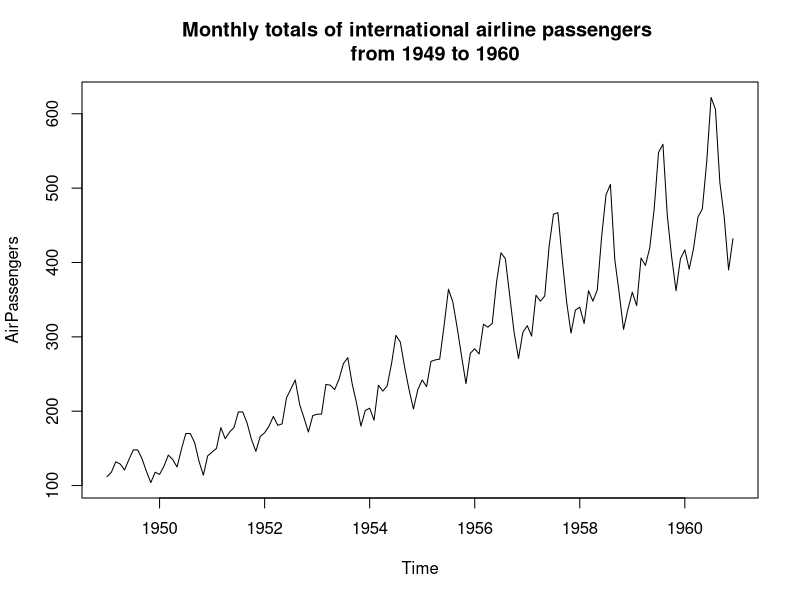

The R script that drew this image:
plot(AirPassengers, main="Monthly totals of international airline passengers 
     from 1949 to 1960")

data = matrix(AirPassengers,12,12,byrow = TRUE)
data
rownames(data) = 1949:1960
colnames(data) = month.name
data

summary(data) #summary tiap bulan
tabel2arah = cbind(  rowSums(data[,1:4]), rowSums(data[,5:8]), rowSums(data[,9:12])  )
colnames(tabel2arah) = c("Jan-Apr", "Mei-Agu","Sep-Des")
tabel2arah
